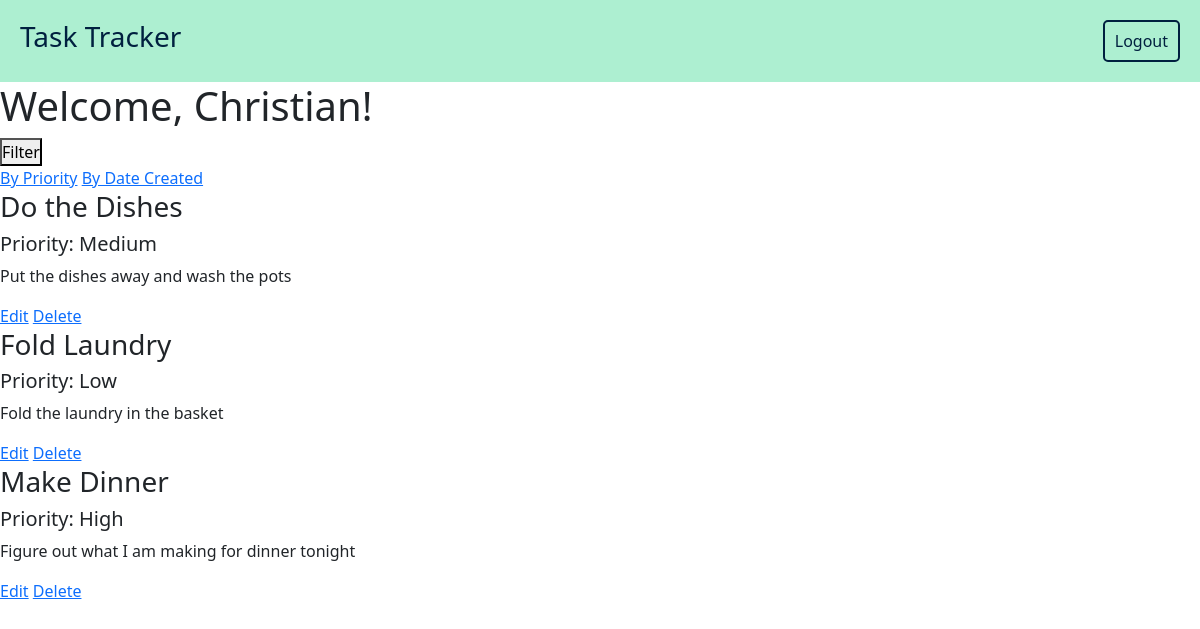
Before: /homepage (signed in) with the older database file.
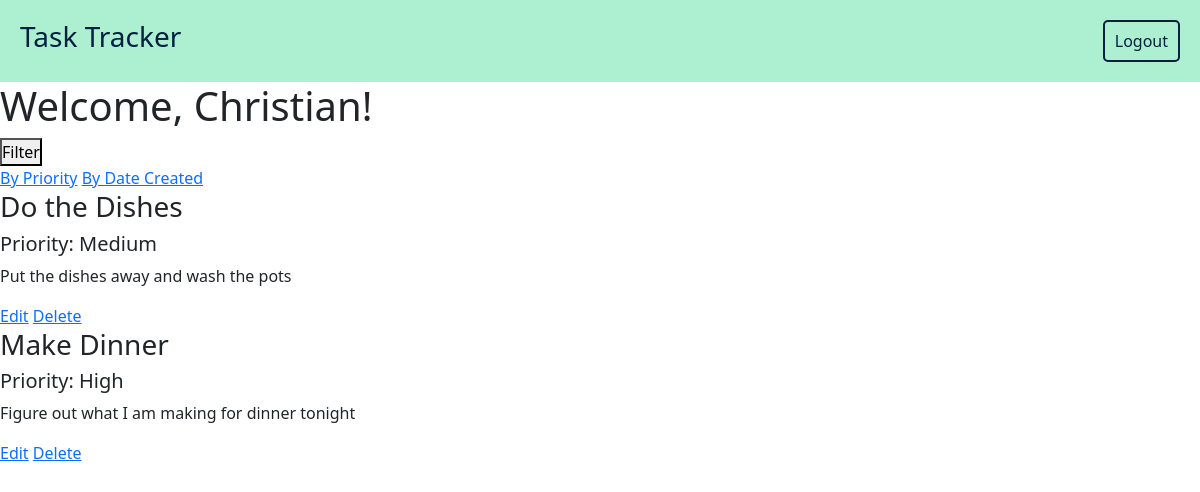
After: the same page with the newer database file.
### Tasks/models.py (models this page shows)
class Task(models.Model):
    title = models.CharField(max_length = 60)
    description = models.TextField()
    priority = models.IntegerField()
    user = models.ForeignKey(User, related_name = 'tasks', on_delete = models.CASCADE)
    created_at = models.DateTimeField(auto_now_add = True)
    updated_at = models.DateTimeField(auto_now = True)

### Tasks/views.py (the view)
# urls.py: path('homepage', views.homepage, name = 'homepage'),
def homepage(request):
    this_user = User.objects.get(id = request.session['user_id'])
    context = {
        'first_name':  this_user.first_name,
        'tasks': this_user.tasks.all(),
    }
    return render(request, 'homepage.html', context)

### Tasks/templates/homepage.html (shortened to what this page needs)
<!DOCTYPE html>
<html lang="en">
<head>
    <link href="https://cdn.jsdelivr.net/npm/bootstrap@5.2.2/dist/css/bootstrap.min.css" rel="stylesheet">
    {% include 'navbar.html' %}
</head>
<body>
    <div class="main-content">
        <div class="main-header">
            <div class="welcome">
                <h1>Welcome, {{first_name}}!</h1>
            </div>
            <div class="filter">
                <button onclick="myFunction()" class="dropbtn">Filter</button>
                <div id="myDropdown" class="dropdown-content">
                    <a href="{% url 'filtered_tasks' %}">By Priority</a>
                    <a href="{% url 'homepage' %}">By Date Created</a>
                </div>
            </div>
        </div>
        <div class="tasks">
            {% for task in tasks %}
                <div class="task">
                    <h3>{{task.title}}</h3>
                    {% if task.priority == 1 %}
                        <h5>Priority: High</h5>
                    {% elif task.priority == 2 %}
                        <h5>Priority: Medium</h5>
                    {% else %}
                        <h5>Priority: Low</h5>
                    {% endif %}
                    <p>{{task.description}}</p>
                    <div class="task_buttons">
                        <a href="/tasks/edit/{{task.id}}">Edit</a>
                        <a href="/tasks/delete/{{task.id}}">Delete</a>
                    </div>
                </div>
            {% endfor %}
        </div>
    </div>
</body>
</html>

Changed rows visible on the page:
removed Task: title "Fold Laundry", priority "Priority: Low", description "Fold the laundry in the basket"
